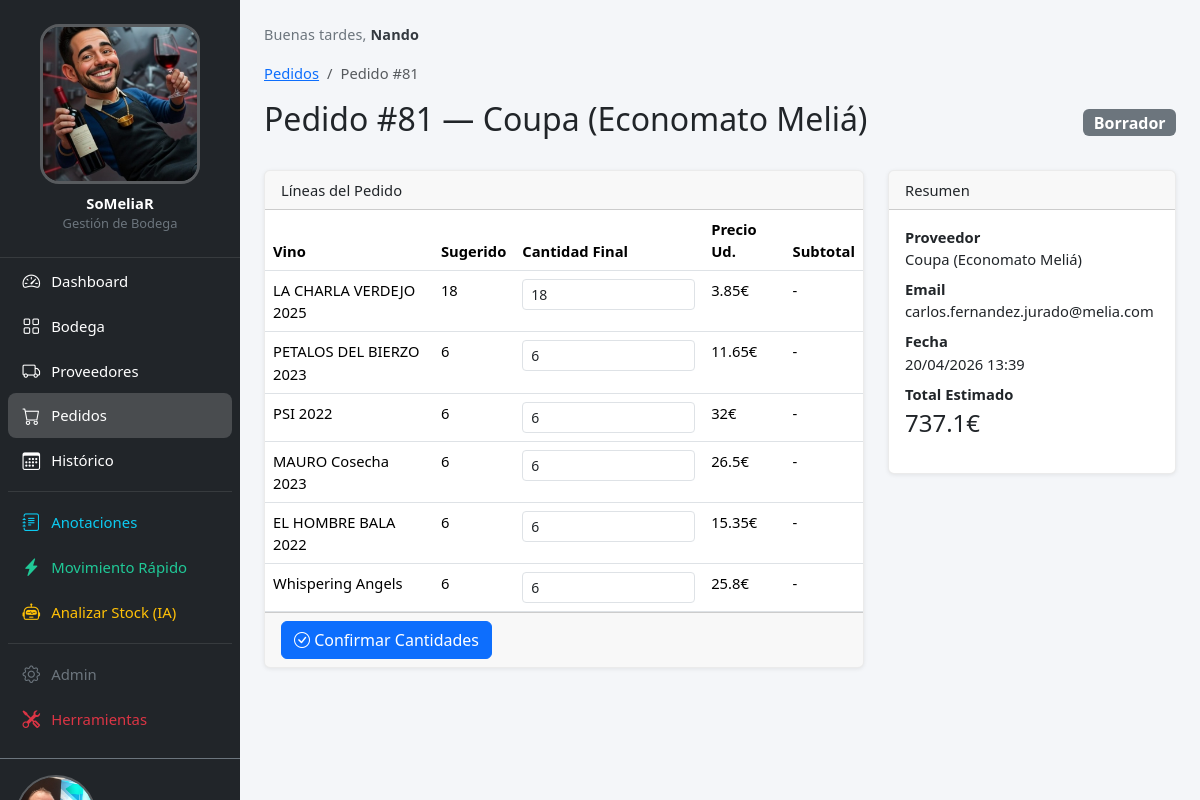
The app's page /pedidos/81/ (signed in) with its own data.
### core/models.py (models this page shows, shortened)
class Configuracion(models.Model):
    logo = models.ImageField(upload_to="config/", blank=True,
                             help_text="Logo del sidebar (cuadrado, mín. 200×200px)")
    login_imagen = models.ImageField(upload_to="config/", blank=True,
                                     help_text="Foto de la pantalla de login")
    class Meta:
        verbose_name = "configuración"
    @classmethod
    def get(cls):
        obj, _ = cls.objects.get_or_create(pk=1)
        return obj

class PerfilUsuario(models.Model):
    user = models.OneToOneField(User, on_delete=models.CASCADE, related_name="perfil")
    avatar = models.ImageField(upload_to="avatares/", blank=True)

### pedidos/models.py (models this page shows, shortened)
class Pedido(models.Model):
    class Estado(models.TextChoices):
        BORRADOR = "borrador", "Borrador"
        PENDIENTE = "pendiente", "Pendiente de revisión"
        ENVIADO = "enviado", "Enviado"
        RECIBIDO = "recibido", "Recibido"
    proveedor = models.ForeignKey(
        "proveedores.Proveedor",
        on_delete=models.CASCADE,
        related_name="pedidos",
    )
    fecha_creacion = models.DateTimeField(auto_now_add=True)
    estado = models.CharField(
        max_length=20, choices=Estado.choices, default=Estado.BORRADOR, db_index=True
    )
    generado_por_ia = models.BooleanField(default=False)
    texto_ia = models.TextField("texto generado por IA", blank=True)
    notas = models.TextField(blank=True)
    class Meta:
        ordering = ["-fecha_creacion"]
        verbose_name = "pedido"
        verbose_name_plural = "pedidos"
    @property
    def total(self):
        return sum(
            linea.precio_unitario * (linea.cantidad_final or linea.cantidad_sugerida)
            for linea in self.lineas.all()
        )

class LineaPedido(models.Model):
    pedido = models.ForeignKey(
        Pedido, on_delete=models.CASCADE, related_name="lineas"
    )
    vino = models.ForeignKey(
        "bodega.Vino", on_delete=models.CASCADE, related_name="lineas_pedido"
    )
    cantidad_sugerida = models.PositiveIntegerField()
    cantidad_final = models.PositiveIntegerField(null=True, blank=True)
    precio_unitario = models.DecimalField(max_digits=8, decimal_places=2)
    class Meta:
        verbose_name = "línea de pedido"
        verbose_name_plural = "líneas de pedido"

### proveedores/models.py (models this page shows)
class Proveedor(models.Model):
    nombre = models.CharField(max_length=200)
    email = models.EmailField()
    telefono = models.CharField(max_length=30, blank=True)
    contacto = models.CharField(
        "persona de contacto", max_length=200, blank=True
    )
    notas = models.TextField(blank=True)
    activo = models.BooleanField(default=True)
    class Meta:
        ordering = ["nombre"]
        verbose_name = "proveedor"
        verbose_name_plural = "proveedores"
    def __str__(self):
        return self.nombre

### bodega/models.py (models this page shows, shortened)
class Vino(models.Model):
    class Familia(models.TextChoices):
        ESPUMOSO_NAC = "espumoso_nac", "Burbujas Nacional"
        CHAMPAGNE = "champagne", "Champagne"
        ESPUMOSO_INT = "espumoso_int", "Burbujas Internacional (Otros)"
        BLANCO_NAC = "blanco_nac", "Blanco Nacional"
        BLANCO_INT = "blanco_int", "Blanco Internacional"
        TINTO_NAC = "tinto_nac", "Tinto Nacional"
        TINTO_INT = "tinto_int", "Tinto Internacional"
        GRANDES_TINTOS = "grandes_tintos", "Grandes Vinos Tintos"
        ROSADO = "rosado", "Rosado"
        DULCE = "dulce", "Dulce"
        GENEROSO = "generoso", "Generoso"
        FUERA_CARTA = "fuera_carta", "Fuera de Carta"
        PROPIEDAD = "propiedad", "Vinos de Propiedad"
    nombre = models.CharField(max_length=200)
    bodega_nombre = models.CharField("bodega", max_length=200, blank=True)
    anada = models.PositiveIntegerField("añada", null=True, blank=True)
    familia = models.CharField(max_length=20, choices=Familia.choices)
    azucar = models.CharField(
        "tipo/azúcar", max_length=100, blank=True,
        help_text="Ej: Brut, Brut Nature, Extra Brut, Rosado..."
    )
    denominacion_origen = models.CharField(
        "denominación de origen", max_length=200, blank=True
    )
    variedades = models.CharField(
        "variedades de uva", max_length=300, blank=True
    )
    precio_coste = models.DecimalField(max_digits=8, decimal_places=2, default=0)
    precio_carta = models.DecimalField(max_digits=8, decimal_places=2, default=0)
    es_copa = models.BooleanField("se vende por copas", default=False)
    precio_copa = models.DecimalField(
        "precio copa en carta", max_digits=8, decimal_places=2, default=0
    )
    via_coupa = models.BooleanField(
        "se pide por Coupa", default=False,
        help_text="Si True, se pide por el sistema corporativo Meliá."
    )
    en_canitas = models.BooleanField("Cañitas", default=False)
    en_ene = models.BooleanField("EÑE", default=False)
    en_pool = models.BooleanField("Pool", default=False)
    etiquetas = models.ManyToManyField(
        Etiqueta, blank=True, related_name="vinos", verbose_name="etiquetas"
    )
    imagen = models.ImageField(
        upload_to="vinos/", blank=True,
        help_text="Foto de la etiqueta o botella."
    )
    descripcion_ia = models.TextField(blank=True)
    notas = models.TextField(blank=True)
    activo = models.BooleanField(default=True, db_index=True)
    created = models.DateTimeField(auto_now_add=True)
    updated = models.DateTimeField(auto_now=True)
    class Meta:
        ordering = ["familia", "nombre"]
        verbose_name = "vino"
        verbose_name_plural = "vinos"
    def __str__(self):
        txt = self.nombre
        if self.anada:
            txt += f" {self.anada}"
        return txt

### pedidos/views.py (the view, shortened to what this page needs)
# urls.py: path("<int:pk>/", views.pedido_detail, name="pedido_detail"),
@login_required
def pedido_detail(request, pk):
    pedido = get_object_or_404(Pedido.objects.select_related("proveedor"), pk=pk)
    lineas = pedido.lineas.select_related("vino").all()
    context = {
        "pedido": pedido,
        "lineas": lineas,
    }
    return render(request, "pedidos/pedido_detail.html", context)

### templates/pedidos/pedido_detail.html (shortened to what this page needs)
{% extends 'base.html' %}
{% load fmt_filters %}
{% block content %}
<nav aria-label="breadcrumb">
    <ol class="breadcrumb">
        <li class="breadcrumb-item"><a href="{% url 'pedidos:pedido_list' %}">Pedidos</a></li>
        <li class="breadcrumb-item active">Pedido #{{ pedido.pk }}</li>
    </ol>
</nav>
<div class="d-flex justify-content-between align-items-center mb-4">
    <h2>Pedido #{{ pedido.pk }} — {{ pedido.proveedor }}</h2>
    <span class="badge fs-6
        {% if pedido.estado == 'borrador' %}bg-secondary
        {% elif pedido.estado == 'pendiente' %}bg-warning text-dark
        {% elif pedido.estado == 'enviado' %}bg-success
        {% elif pedido.estado == 'recibido' %}bg-primary
        {% endif %}">
        {{ pedido.get_estado_display }}
    </span>
</div>
<div class="row">
    <div class="col-md-8">
        <div class="card mb-4">
            <div class="card-header">
                Líneas del Pedido
            </div>
            <div class="card-body p-0">
                {% if pedido.estado == 'borrador' %}
                <form method="post">
                    <table class="table table-hover mb-0 table-scroll-md">
                        <thead>
                            <tr>
                                <th>Vino</th>
                                <th>Sugerido</th>
                                <th>Cantidad Final</th>
                                <th>Precio Ud.</th>
                                <th>Subtotal</th>
                            </tr>
                        </thead>
                        <tbody>
                            {% for linea in lineas %}
                            <tr>
                                <td>{{ linea.vino }}</td>
                                <td>{{ linea.cantidad_sugerida }}</td>
                                <td>
                                    <input type="number" name="cantidad_{{ linea.pk }}"
                                           value="{{ linea.cantidad_final|default:linea.cantidad_sugerida }}"
                                           class="form-control form-control-sm" class="qty-input" min="0">
                                </td>
                                <td>{{ linea.precio_unitario|fmt_num }}€</td>
                                <td>-</td>
                            </tr>
                            {% endfor %}
                        </tbody>
                    </table>
                    <div class="card-footer">
                        <button type="submit" class="btn btn-primary">
                            <i class="bi bi-check-circle"></i> Confirmar Cantidades
                        </button>
                    </div>
                </form>
                {% endif %}
            </div>
        </div>
    </div>
    <div class="col-md-4">
        <div class="card mb-4">
            <div class="card-header">Resumen</div>
            <div class="card-body">
                <dl>
                    <dt>Proveedor</dt>
                    <dd>{{ pedido.proveedor }}</dd>
                    <dt>Email</dt>
                    <dd>{{ pedido.proveedor.email }}</dd>
                    <dt>Fecha</dt>
                    <dd>{{ pedido.fecha_creacion|date:"d/m/Y H:i" }}</dd>
                    <dt>Total Estimado</dt>
                    <dd class="fs-4">{{ pedido.total|fmt_num }}€</dd>
                </dl>
            </div>
        </div>
    </div>
</div>
{% endblock %}

### templates/base.html (shortened to what this page needs)
<!DOCTYPE html>
<html lang="es">
<head>
    <link href="https://cdn.jsdelivr.net/npm/bootstrap@5.3.3/dist/css/bootstrap.min.css" rel="stylesheet">
    <link href="https://cdn.jsdelivr.net/npm/bootstrap-icons@1.11.3/font/bootstrap-icons.min.css" rel="stylesheet">
    {% load static %}
    <link rel="stylesheet" href="{% static 'css/layout.css' %}">
</head>
<body>
    <div class="app-wrapper">
        <nav id="sidebar" class="offcanvas-lg offcanvas-start sidebar-nav bg-dark text-white" tabindex="-1"
            aria-labelledby="sidebarLabel">
            <div class="offcanvas-body sidebar-body">
                <div class="sidebar-brand d-none d-lg-flex flex-column align-items-center py-4 px-3">
                    {% if app_config.logo %}
                    <img src="{{ app_config.logo.url }}" alt="SoMeliaR" class="sidebar-logo mb-2">
                    {% else %}
                    <img src="{% static 'img/logo_cayetano.jpeg' %}" alt="SoMeliaR" class="sidebar-logo mb-2">
                    {% endif %}
                    <div class="fw-bold text-white">SoMeliaR</div>
                    <small class="text-secondary">Gestión de Bodega</small>
                </div>
                <ul class="nav flex-column px-2 pb-3">
                    <li class="nav-item">
                        <a class="nav-link sidebar-link text-white" href="{% url 'core:dashboard' %}">
                            <i class="bi bi-speedometer2"></i><span>Dashboard</span>
                        </a>
                    </li>
                    <li class="nav-item">
                        <a class="nav-link sidebar-link text-white" href="{% url 'bodega:vino_list' %}">
                            <i class="bi bi-grid"></i><span>Bodega</span>
                        </a>
                    </li>
                    <li class="nav-item">
                        <a class="nav-link sidebar-link text-white" href="{% url 'proveedores:proveedor_list' %}">
                            <i class="bi bi-truck"></i><span>Proveedores</span>
                        </a>
                    </li>
                    <li class="nav-item">
                        <a class="nav-link sidebar-link text-white" href="{% url 'pedidos:pedido_list' %}">
                            <i class="bi bi-cart"></i><span>Pedidos</span>
                        </a>
                    </li>
                    <li class="nav-item">
                        <a class="nav-link sidebar-link text-white" href="{% url 'pedidos:pedido_historico' %}">
                            <i class="bi bi-calendar3"></i><span>Histórico</span>
                        </a>
                    </li>
                    <li class="nav-item sidebar-divider">
                        <a class="nav-link sidebar-link text-info" href="{% url 'core:anotaciones' %}">
                            <i class="bi bi-journal-text"></i><span>Anotaciones</span>
                        </a>
                    </li>
                    <li class="nav-item">
                        <a class="nav-link sidebar-link sidebar-link--success"
                            href="{% url 'bodega:movimiento_rapido' %}">
                            <i class="bi bi-lightning-charge-fill"></i><span>Movimiento Rápido</span>
                        </a>
                    </li>
                    <li class="nav-item">
                        <a class="nav-link sidebar-link sidebar-link--warning"
                            href="{% url 'pedidos:analizar_stock' %}">
                            <i class="bi bi-robot"></i><span>Analizar Stock (IA)</span>
                        </a>
                    </li>
                    <li class="nav-item sidebar-divider">
                        <a class="nav-link sidebar-link text-secondary" href="{% url 'admin:index' %}">
                            <i class="bi bi-gear"></i><span>Admin</span>
                        </a>
                    </li>
                    {% if request.user.is_superuser %}
                    <li class="nav-item">
                        <a class="nav-link sidebar-link text-danger" href="{% url 'core:herramientas' %}">
                            <i class="bi bi-tools"></i><span>Herramientas</span>
                        </a>
                    </li>
                    {% endif %}
                </ul>
                <div class="px-3 pb-3 mt-auto border-top border-secondary pt-3">
                    <a href="{% url 'core:perfil' %}" class="d-flex align-items-center gap-2 mb-2 text-decoration-none"
                        style="min-width:0;">
                        {% if user_perfil and user_perfil.avatar %}
                        <img src="{{ user_perfil.avatar.url }}" alt="" class="sidebar-user-avatar"
                             onerror="this.style.display='none';this.nextElementSibling.style.display='flex'">
                        {% endif %}
                    </a>
                </div>
            </div>
        </nav>
        <main class="app-main">
            <div class="app-greeting" id="app-greeting">
                <span id="greeting-text"></span><strong
                    id="greeting-name">{{request.user.get_full_name|default:request.user.username }}</strong>
            </div>
            {% block content %}{% endblock %}
        </main>
    </div>
</body>
</html>

### records on screen
Configuracion: logo (picture)
PerfilUsuario: avatar (picture)
Pedido: pk "81", proveedor "Coupa (Economato Meliá)", estado "Borrador", proveedor.email "carlos.fernandez.jurado@melia.com", fecha_creacion "20/04/2026 13:39", total|fmt_num "737.1"
LineaPedido: vino "LA CHARLA VERDEJO 2025", cantidad_sugerida "18", cantidad_final "18", precio_unitario|fmt_num "3.85"
LineaPedido: vino "PETALOS DEL BIERZO 2023", cantidad_sugerida "6", cantidad_final "6", precio_unitario|fmt_num "11.65"
LineaPedido: vino "PSI 2022", cantidad_sugerida "6", cantidad_final "6", precio_unitario|fmt_num "32"
LineaPedido: vino "MAURO Cosecha 2023", cantidad_sugerida "6", cantidad_final "6", precio_unitario|fmt_num "26.5"
LineaPedido: vino "EL HOMBRE BALA 2022", cantidad_sugerida "6", cantidad_final "6", precio_unitario|fmt_num "15.35"
LineaPedido: vino "Whispering Angels", cantidad_sugerida "6", cantidad_final "6", precio_unitario|fmt_num "25.8"

### other values on screen
{{ request.user.get_full_name|default:request.user.username }} "Nando"
